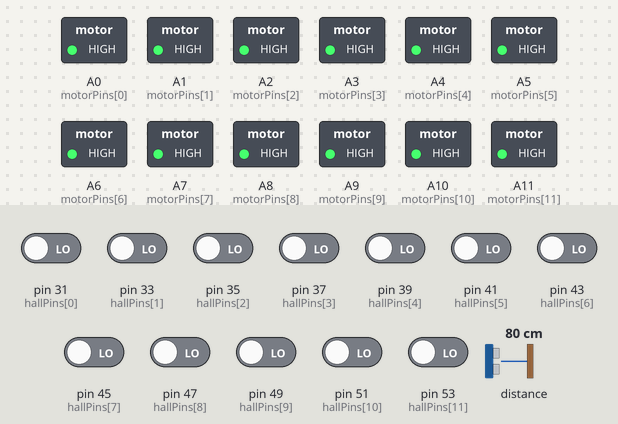
The sketch below on a simulated Arduino Mega 2560, built with avr-gcc and run on an emulated ATmega2560. Parts: switched loads named in the sketch (green lamp = pin HIGH). Wiring (inferred from the names in the program): LIDAR-Lite range finder at I2C address 0x62. The test bench sets the inputs (shaded band); at power-on: pin 31 (hallPins[0]), pin 33 (hallPins[1]), pin 35 (hallPins[2]), pin 37 (hallPins[3]), pin 39 (hallPins[4]), pin 41 (hallPins[5]), pin 43 (hallPins[6]), pin 45 (hallPins[7]), pin 47 (hallPins[8]), pin 49 (hallPins[9]), pin 51 (hallPins[10]), pin 53 (hallPins[11]) LOW, distance to the obstacle 80 cm. What the sketch prints to the serial monitor is not drawn.

Above: at 0.1 s.
Timing chart, 0 to 1.6 s (numbered marks = the images above):
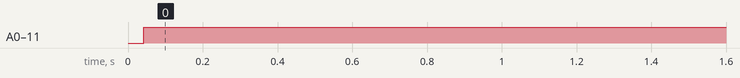

Measured:
- by itself, A0 (motorPins[0]), A1 (motorPins[1]), A2 (motorPins[2]), A3 (motorPins[3]), A4 (motorPins[4]), A5 (motorPins[5]), A6 (motorPins[6]), A7 (motorPins[7]), A8 (motorPins[8]), A9 (motorPins[9]), A10 (motorPins[10]), A11 (motorPins[11]): LOW → HIGH at 0.04 s

The sketch:

full_code_devboard.ino
```cpp
#include <Wire.h>

#define LIDAR_ADDRESS 0x62 // LiDAR's I2C address
#define INIT_REG 0x00
#define INIT_DATA 0x04
#define TWO_BYTE 0x8f

// represents all pins that are connected to hall-effect sensors
int hallPins[] = {31, 33, 35, 37, 39, 41, 43, 45, 47, 49, 51, 53};

// represents all pins that are connected to motors
int motorPins[] = {A0, A1, A2, A3, A4, A5, A6, A7, A8, A9, A10, A11};

// represents all values received from hall effect sensors
int hallVals[] = {HIGH, HIGH, HIGH, HIGH, HIGH, HIGH, HIGH, HIGH, HIGH, HIGH, HIGH, HIGH};

// represents all values written to motors
int motorVals[] = {LOW, LOW, LOW, LOW, LOW, LOW, LOW, LOW, LOW, LOW, LOW, LOW};

void setup() {
  // setup code
  for (int i = 0; i < 12; i++)
  {
    pinMode(hallPins[i], INPUT);
  }
  for (int i = 0; i < 12; i++)
  {
    pinMode(motorPins[i], OUTPUT);
  }

  Wire.begin();
  Serial.begin(9600);
}

void loop() {

  // initialize the LiDAR sensor to get accurate measurements
  Wire.beginTransmission((int)LIDAR_ADDRESS);
  Wire.write((int)INIT_REG);
  Wire.write((int)INIT_DATA);
  Wire.endTransmission();

  delay(20);

  // send the register that needs to be read from: 0x8f
  Wire.beginTransmission((int)LIDAR_ADDRESS);
  Wire.write((int)TWO_BYTE);
  Wire.endTransmission();

  delay(20);

  // request data from the TWO_BYTE register
  int distance = 0;
  Wire.requestFrom((int)LIDAR_ADDRESS, 2);
  if (Wire.available() >= 2) {
     int upperByte = Wire.read(); //read upper 8 bits
     upperByte = upperByte << 8; //shift to make room for lower 8 bits
     int lowerByte = Wire.read(); //read lower 8 bits
     distance = upperByte | lowerByte; //combine to create final distance value
     Serial.println("Distance: " + String(distance) + "cm");
     if (distance <= 150)
     {
        for (int i = 0; i < 12; i++)
        {
          hallVals[i] = digitalRead(hallPins[i]);
        }
        for (int i = 0; i < 12; i++)
        {
          motorVals[i] = ~(hallVals[i]);
          digitalWrite(motorPins[i], motorVals[i]);
        }
        delay(1000);
     }
  }
  else
  {
     Serial.println("Error: Distance could not be read");
  }

  delay(1000);
}
```
